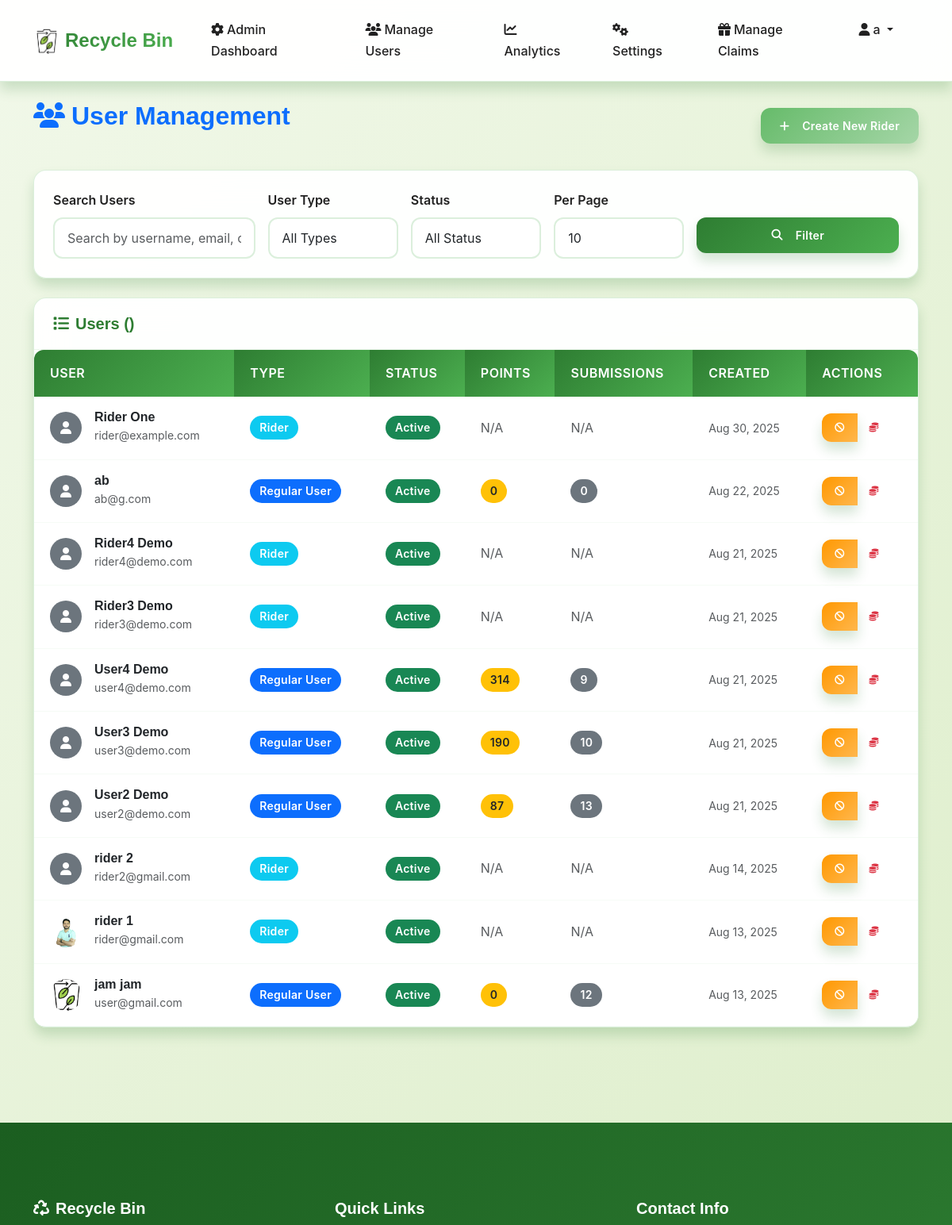
/manage-users/ (signed in, upper part), run on an earlier commit of the app's database.
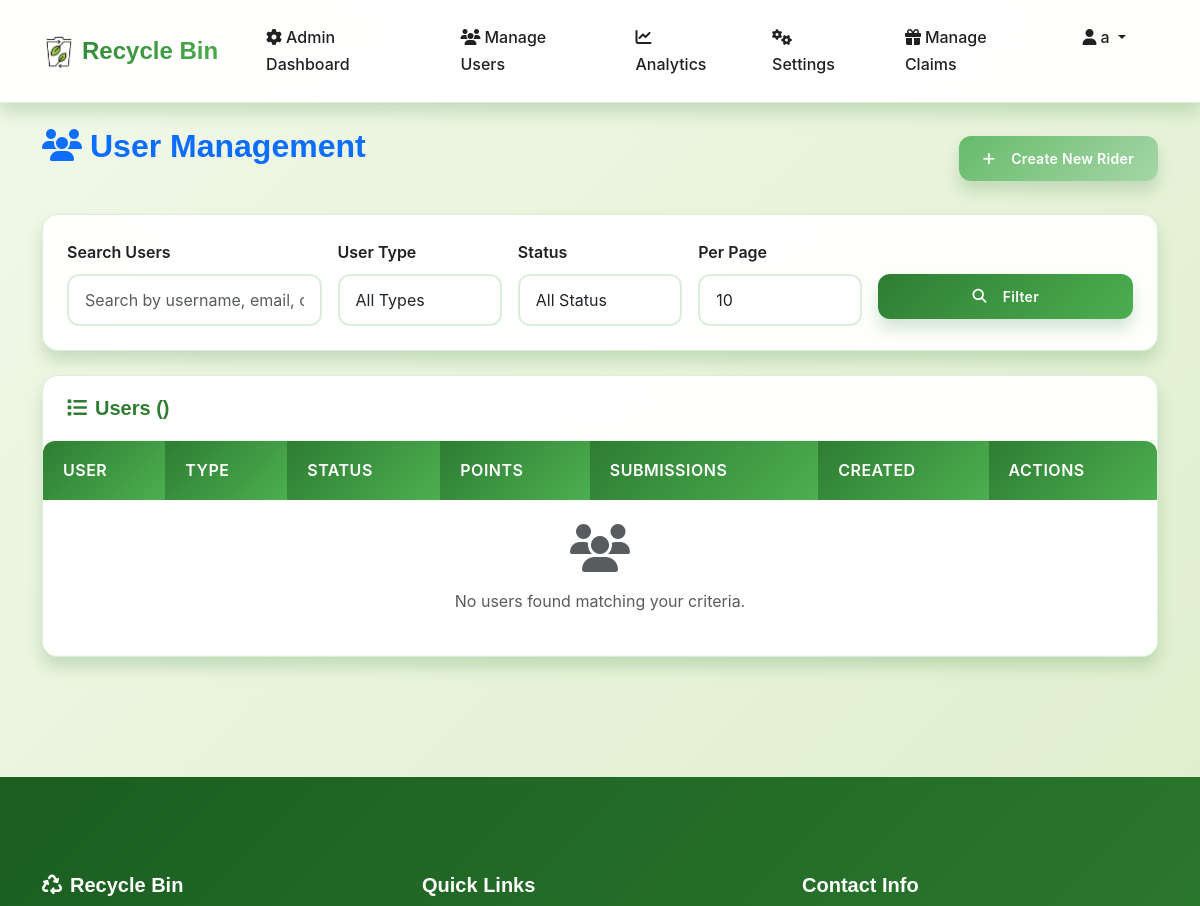
And on a later commit of the database.
### accounts/models.py (models this page shows, shortened)
class CustomUser(AbstractUser):
    USER_TYPE_CHOICES = (
        ('user', 'Regular User'),
        ('rider', 'Rider'),
        ('admin', 'Admin')
    )
    STATUS_CHOICES = (
        ('active', 'Active'),
        ('inactive', 'Inactive'),
        ('suspended', 'Suspended'),
    )
    user_type = models.CharField(max_length=10, choices=USER_TYPE_CHOICES, default='user')
    phone = models.CharField(max_length=15, blank=True)
    reward_points = models.PositiveIntegerField(default=0)
    profile_image = models.ImageField(upload_to='profile_images/', blank=True, null=True)
    location = models.CharField(max_length=255, blank=True, help_text="Default collection location")
    status = models.CharField(max_length=10, choices=STATUS_CHOICES, default='active')
    created_at = models.DateTimeField(auto_now_add=True)
    updated_at = models.DateTimeField(auto_now=True)
    id_proof = models.ImageField(upload_to='id_proofs/', blank=True, null=True)
    vehicle_type = models.CharField(max_length=50, blank=True, null=True)
    vehicle_model = models.CharField(max_length=50, blank=True, null=True)
    license_plate = models.CharField(max_length=20, blank=True, null=True)
    vehicle_color = models.CharField(max_length=30, blank=True, null=True)

### dashboard/views.py (the view, shortened to what this page needs)
# urls.py: path('manage-users/', views.manage_users, name='manage_users'),
@login_required
@user_passes_test(is_admin)
def manage_users(request):
    search_query = request.GET.get('search', '')
    user_type_filter = request.GET.get('user_type', '')
    status_filter = request.GET.get('status', '')
    per_page = int(request.GET.get('per_page', 10))
    users = CustomUser.objects.exclude(user_type='admin')
    if user_type_filter:
        users = users.filter(user_type=user_type_filter)
    if status_filter:
        users = users.filter(status=status_filter)
    users = users.order_by('-created_at')
    paginator = Paginator(users, per_page)
    page_number = request.GET.get('page')
    page_obj = paginator.get_page(page_number)
    context = {
        'users': page_obj,
        'search_query': search_query,
        'user_type_filter': user_type_filter,
        'status_filter': status_filter,
        'per_page': per_page,
        'is_paginated': paginator.num_pages > 1,
        'page_obj': page_obj,
    }
    return render(request, 'dashboard/manage_users.html', context)

### dashboard/views.py (called while the page is built)
def is_admin(user):
    return user.is_authenticated and user.user_type == 'admin'

### templates/dashboard/manage_users.html (shortened to what the changed rows need)
{% extends 'base.html' %}
{% block content %}
<div class="container py-4">
    <div class="row mb-4">
        <div class="col-12">
            <div class="d-flex justify-content-between align-items-center">
                <h2 class="text-primary">
                    <i class="fas fa-users me-2"></i>User Management
                </h2>
            </div>
        </div>
    </div>
    <div class="row">
        <div class="col-12">
            <div class="card">
                <div class="card-body p-0">
                    <div class="table-responsive">
                        <table class="table table-hover mb-0">
                            <thead class="table-dark">
                                <tr>
                                    <th>User</th>
                                    <th>Type</th>
                                    <th>Status</th>
                                    <th>Points</th>
                                    <th>Submissions</th>
                                    <th>Created</th>
                                    <th>Actions</th>
                                </tr>
                            </thead>
                            <tbody>
                                {% for user in users %}
                                <tr>
                                    <td>
                                        <div class="d-flex align-items-center">
                                            {% if user.profile_image %}
                                                <img src="{{ user.profile_image.url }}" alt="Profile"
                                                     class="rounded-circle me-3" style="width: 40px; height: 40px; object-fit: cover;">
                                            {% else %}
                                                <div class="rounded-circle bg-secondary d-flex align-items-center justify-content-center me-3"
                                                     style="width: 40px; height: 40px;">
                                                    <i class="fas fa-user text-white"></i>
                                                </div>
                                            {% endif %}
                                            <div>
                                                <h6 class="mb-0">{{ user.get_full_name|default:user.username }}</h6>
                                                <small class="text-muted">{{ user.email }}</small>
                                            </div>
                                        </div>
                                    </td>
                                    <td>
                                        <span class="badge {% if user.user_type == 'rider' %}bg-info{% else %}bg-primary{% endif %}">
                                            {{ user.get_user_type_display }}
                                        </span>
                                    </td>
                                    <td>
                                        <span class="badge {% if user.status == 'active' %}bg-success{% elif user.status == 'suspended' %}bg-danger{% else %}bg-warning{% endif %}">
                                            {{ user.get_status_display }}
                                        </span>
                                    </td>
                                    <td>
                                        {% if user.user_type == 'rider' %}
                                            <span class="text-muted">N/A</span>
                                        {% else %}
                                            <span class="badge bg-warning text-dark">{{ user.reward_points }}</span>
                                        {% endif %}
                                    </td>
                                    <td>
                                        {% if user.user_type == 'rider' %}
                                            <span class="text-muted">N/A</span>
                                        {% else %}
                                            <span class="badge bg-secondary">{{ user.submissions.count }}</span>
                                        {% endif %}
                                    </td>
                                    <td>
                                        <small class="text-muted">{{ user.created_at|date:"M d, Y" }}</small>
                                    </td>
                                    <td>
                                        <div class="btn-group" role="group">
                                            {% if user.status == 'active' %}
                                                <a href="{% url 'dashboard:toggle_user_status' user.id %}"
                                                   class="btn btn-sm btn-warning"
                                                   onclick="return confirm('Are you sure you want to suspend this user?')">
                                                    <i class="fas fa-ban"></i>
                                                </a>
                                            {% else %}
                                                <a href="{% url 'dashboard:toggle_user_status' user.id %}"
                                                   class="btn btn-sm btn-success">
                                                    <i class="fas fa-check"></i>
                                                </a>
                                            {% endif %}
                                            <button class="btn btn-sm btn-outline-danger"
                                                    onclick="clearUserPoints('{{ user.id }}', '{{ user.username }}')"
                                                    title="Clear reward points">
                                                <i class="fas fa-coins"></i>
                                            </button>
                                        </div>
                                    </td>
                                </tr>
                                {% empty %}
                                <tr>
                                    <td colspan="7" class="text-center py-4">
                                        <i class="fas fa-users fa-3x text-muted mb-3"></i>
                                        <p class="text-muted">No users found matching your criteria.</p>
                                    </td>
                                </tr>
                                {% endfor %}
                            </tbody>
                        </table>
                    </div>
                </div>
            </div>
        </div>
    </div>
</div>
{% endblock %}

What changed in the data, as far as the page shows it:
removed CustomUser: get_full_name "Rider One", email "rider@example.com", user_type "Rider", status "Active", shows "N/A", created_at "Aug 30, 2025"
removed CustomUser: get_full_name "ab", email "ab@g.com", user_type "Regular User", status "Active", reward_points "0", submissions.count "0", created_at "Aug 22, 2025"
removed CustomUser: get_full_name "Rider4 Demo", email "rider4@demo.com", user_type "Rider", status "Active", shows "N/A", created_at "Aug 21, 2025"
removed CustomUser: get_full_name "Rider3 Demo", email "rider3@demo.com", user_type "Rider", status "Active", shows "N/A", created_at "Aug 21, 2025"
removed CustomUser: get_full_name "User4 Demo", email "user4@demo.com", user_type "Regular User", status "Active", reward_points "314", submissions.count "9", created_at "Aug 21, 2025"
removed CustomUser: get_full_name "User3 Demo", email "user3@demo.com", user_type "Regular User", status "Active", reward_points "190", submissions.count "10", created_at "Aug 21, 2025"
removed CustomUser: get_full_name "User2 Demo", email "user2@demo.com", user_type "Regular User", status "Active", reward_points "87", submissions.count "13", created_at "Aug 21, 2025"
removed CustomUser: get_full_name "rider 2", email "rider2@gmail.com", user_type "Rider", status "Active", shows "N/A", created_at "Aug 14, 2025"
removed CustomUser: profile_image (picture), get_full_name "rider 1", email "rider@gmail.com", user_type "Rider", status "Active", shows "N/A", created_at "Aug 13, 2025"
removed CustomUser: profile_image (picture), get_full_name "jam jam", email "user@gmail.com", user_type "Regular User", status "Active", reward_points "0", submissions.count "12", created_at "Aug 13, 2025"
Also different on the page:
text now shown: "No users found matching your criteria."
